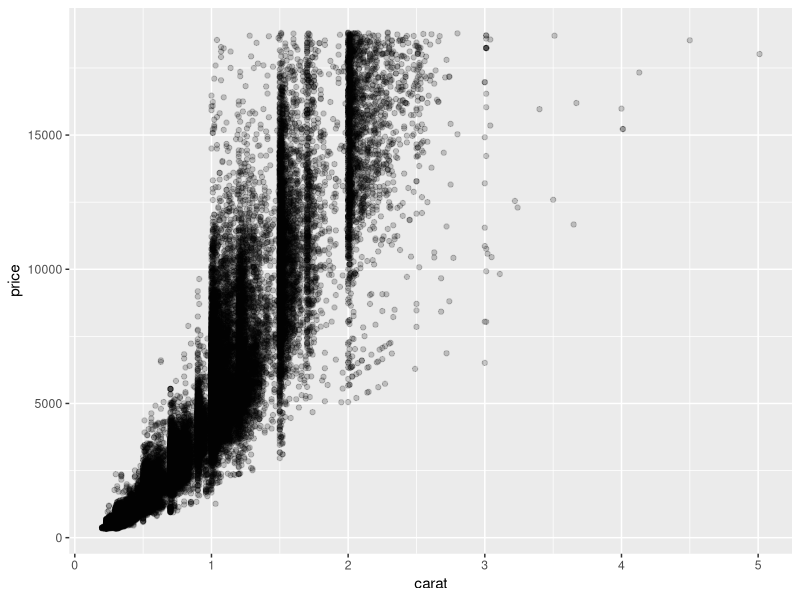

R code for this plot:
# Introduction to Data Visualization with ggplot2 ----

## saving plots as variables ----

# Restart Environment ----
rm(list = ls())

# Load library ----
#install.packages("tidyverse")
library(tidyverse)
library(readr)
library(ggplot2)

# Load data set ----
diamonds

# Code ----
# Draw a ggplot
plt_price_vs_carat <- ggplot(   # saving ggplot as plt_price_vs_carat
  diamonds,                     # diamonds as dataset
  aes(carat, price)             # aesthetic x for carat and y for price
) 

# Edit this to make points 20% opaque: plt_price_vs_carat_transparent
plt_price_vs_carat_transparent <- plt_price_vs_carat + geom_point(alpha = 0.2)

# See the plot
plt_price_vs_carat_transparent